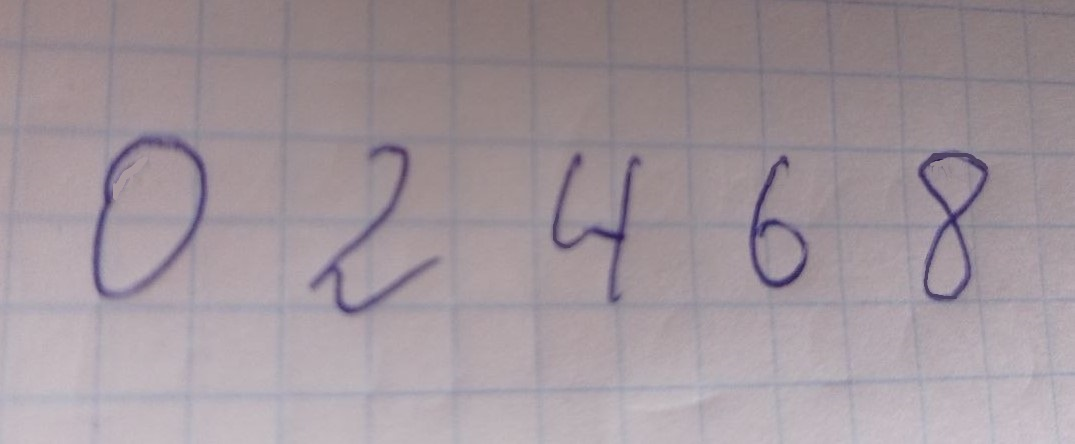
#> input picture training.jpeg, 1075 x 444 px, found by its file name
$ python ISlab4.py
#> lines starting #> are read from the running program, lines starting #| are printed output that depends on the picture; after the words box and inside, x2 and y2 are one past the last pixel; in counts of white or black regions, pixels touching at a corner belong together
import cv2
import numpy as np
from sklearn.cluster import KMeans
from sklearn.metrics.pairwise import rbf_kernel
from sklearn.linear_model import LogisticRegression

# Function to load and preprocess the image
def load_and_preprocess_image(image_path, display=False):
    # Load the image in grayscale mode
#> called with display = False
    image = cv2.imread(image_path, cv2.IMREAD_GRAYSCALE)
#> image: shape (444, 1075); min 35, max 202, mean 153.7

    # Binarize the image to create a binary format (black and white)
    _, binary_image = cv2.threshold(image, 128, 255, cv2.THRESH_BINARY_INV)
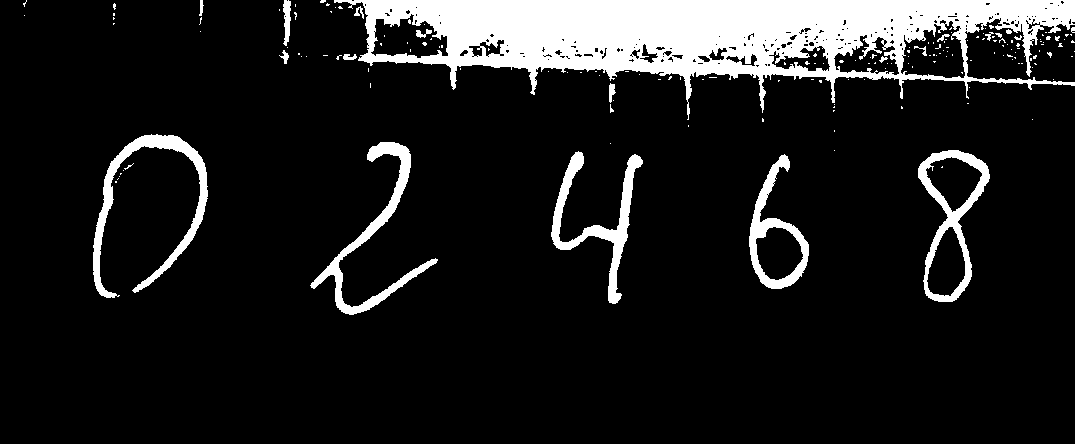
#> binary_image: shape (444, 1075); 11.7% white; 178 white regions (158 under 20 px)

    # Optional: Display the binarized image for verification
    if display:
        cv2.imshow("Binarized Image", binary_image)
        cv2.waitKey(0)
        cv2.destroyAllWindows()

    # Return the processed binary image
    return binary_image

# Class for Radial Basis Function Network (RBFN)
class RBFN:
    def __init__(self, num_neurons):
        # Initialize the number of neurons for the RBFN
        self.num_neurons = num_neurons

    # Method to train the RBFN
    def fit(self, X, y):
        # Use KMeans clustering to find the centers of RBF neurons
        kmeans = KMeans(n_clusters=self.num_neurons)
        kmeans.fit(X)
        self.centers = kmeans.cluster_centers_

        # Compute RBF features using the radial basis function kernel
        rbf_features = rbf_kernel(X, self.centers)

        # Train a logistic regression model using the RBF features
        self.model = LogisticRegression()
        self.model.fit(rbf_features, y)

    # Method to predict labels for new input data
    def predict(self, X):
        # Compute RBF features for the input data
        rbf_features = rbf_kernel(X, self.centers)

        # Predict labels using the trained logistic regression model
        return self.model.predict(rbf_features)

# Function to segment digits from a binary image
def segment_digits(binary_image, h_=20):
    # Find contours in the binarized image
#> called with h_ = 20
    contours, _ = cv2.findContours(binary_image, cv2.RETR_EXTERNAL, cv2.CHAIN_APPROX_SIMPLE)
#> contours = 125 contours, 113 with area under 20; largest, box (x1, y1, x2, y2) and area: (334, 0, 1075, 120) 46917, (918, 150, 990, 302) 6149, (749, 154, 809, 289) 3820, (93, 134, 208, 298) 3002, (310, 142, 438, 315) 2718

    # Sort the contours from left to right based on their x-coordinates
    contours = sorted(contours, key=lambda x: cv2.boundingRect(x)[0])

    # Initialize a list to store segmented digits
    digits = []

    # Iterate over each contour to extract individual digits
    for contour in contours:
        x, y, w, h = cv2.boundingRect(contour)  # Get bounding box for the contour

        # Filter contours based on size constraints
        if w > 10 and h > h_:
            # Crop the digit and resize it to a fixed size (50x70 pixels)
            digit = binary_image[y:y + h, x:x + w]
            resized_digit = cv2.resize(digit, (50, 70))
            digits.append(resized_digit)  # Append the digit to the list
#> this loop made 125 passes
#> (x, y, w, h) on passes 1, 2, 3, 7, 10, 12, 13, 14, 15, 16, 17, 19: (23, 0, 4, 7), (24, 15, 1, 1), (93, 134, 115, 164), (113, 3, 3, 7), (119, 176, 1, 1), (123, 170, 1, 1), (124, 163, 10, 7), (199, 17, 3, 8), (199, 0, 5, 16), (200, 31, 1, 1), (279, 50, 10, 14), (283, 0, 8, 46)
#> (contour, x, y, w, h) on passes 4, 5, 6, 8, 9, 11: ([[113, 23], [113, 24], [114, 23]], 113, 23, 2, 2), ([[113, 17], [113, 19], [114, 18]], 113, 17, 2, 3), ([[113, 13], [113, 15], [114, 15], [114, 13]], 113, 13, 2, 3), ([[115, 181], [115, 182], [116, 182], [116, 181]], 115, 181, 2, 2), ([[118, 178], [117, 179]], 117, 178, 2, 2), ([[120, 173], [120, 174], [121, 173]], 120, 173, 2, 2)
#> pass 3, in segment_digits, `digit = binary_image[y:y + h, x:x + w]`:
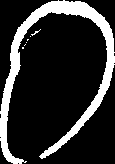
#> digit: shape (164, 115); 18.1% white; 7 white regions (6 under 20 px), largest, box (x1, y1, x2, y2) and area: (0, 0, 115, 164) 3383
#> pass 3, in segment_digits, `resized_digit = cv2.resize(digit, (50, 70))`:
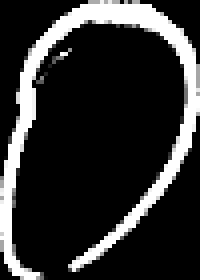
#> resized_digit: shape (70, 50) (shown 4 times larger); min 0, max 255, mean 46.6
#> after the loop:
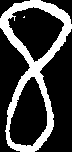
#> digit: shape (152, 72); 25.4% white; 2 white regions (1 under 20 px), largest, box (x1, y1, x2, y2) and area: (0, 0, 72, 152) 2774
#> after the loop, digits = 6 items

    # Return the list of segmented digits
    return digits

# Function to visualize segmented digits
def visualize_digits(digits, predictions=None):
    # Iterate over each segmented digit
    for i, digit in enumerate(digits):
        # Resize the digit for better visibility in the display
        enlarged_digit = cv2.resize(digit, (200, 280), interpolation=cv2.INTER_LINEAR)

        # Set the window name for each digit
        window_name = f"Digit {i}"
        if predictions is not None:
            # Append the predicted label to the window name
            window_name += f": Predicted {predictions[i]}"

        # Display the digit in a window
        cv2.namedWindow(window_name, cv2.WINDOW_NORMAL)
        cv2.resizeWindow(window_name, 800, 800)
        cv2.imshow(window_name, enlarged_digit)

    # Wait for a key press and close all windows
    cv2.waitKey(0)
    cv2.destroyAllWindows()

# Function to extract features from a list of images
def extract_features(images):
    # Flatten each image into a 1D vector and return as a numpy array
    return np.array([image.flatten() for image in images])

# Main script for training and testing
if __name__ == "__main__":
    try:
        # Path to the training image
        train_image_path = r"/Users/julkerakib/Documents/Master's Docs/First Semester/Intelligent System Lab/IS-Lab34/training.jpeg"

        # Load and preprocess the training image
        binary_train_image = load_and_preprocess_image(train_image_path)

        # Segment the digits from the training image
        train_digits = segment_digits(binary_train_image)
#> train_digits = 6 items
        num_train_digits = len(train_digits)  # Count the number of segmented digits
#> num_train_digits = 6
        print(f"Number of segmented digits from training image: {num_train_digits}")
#| Number of segmented digits from training image: 6

        # Check if the correct number of digits is segmented for training
        if num_train_digits != 10:
            print(f"Error: found {num_train_digits} digits, but expected 10 for training.")
#| Error: found 6 digits, but expected 10 for training.
            visualize_digits(train_digits)  # Visualize the segmented digits for debugging
#> the loop in visualize_digits, `for i, digit in enumerate(digits):` made 6 passes
#> window_name on passes 1 to 6: 'Digit 0', 'Digit 1', 'Digit 2', 'Digit 3', 'Digit 4', 'Digit 5'
#> pass 1, in visualize_digits, `enlarged_digit = cv2.resize(digit, (200, 280), interpolation=cv2.INTER..`:
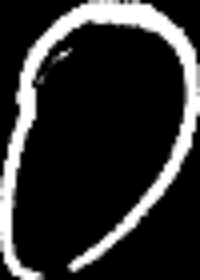
#> enlarged_digit: shape (280, 200); min 0, max 255, mean 46.6
#> pass 2, in visualize_digits, `enlarged_digit = cv2.resize(digit, (200, 280), interpolation=cv2.INTER..`:
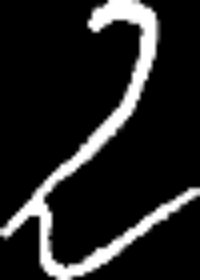
#> enlarged_digit: shape (280, 200); min 0, max 255, mean 35
#> pass 3, in visualize_digits, `enlarged_digit = cv2.resize(digit, (200, 280), interpolation=cv2.INTER..`:
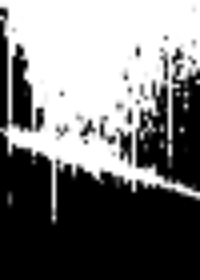
#> enlarged_digit: shape (280, 200); min 0, max 255, mean 117.7
#> (the run stopped early here; a loop or call above may not have finished)
